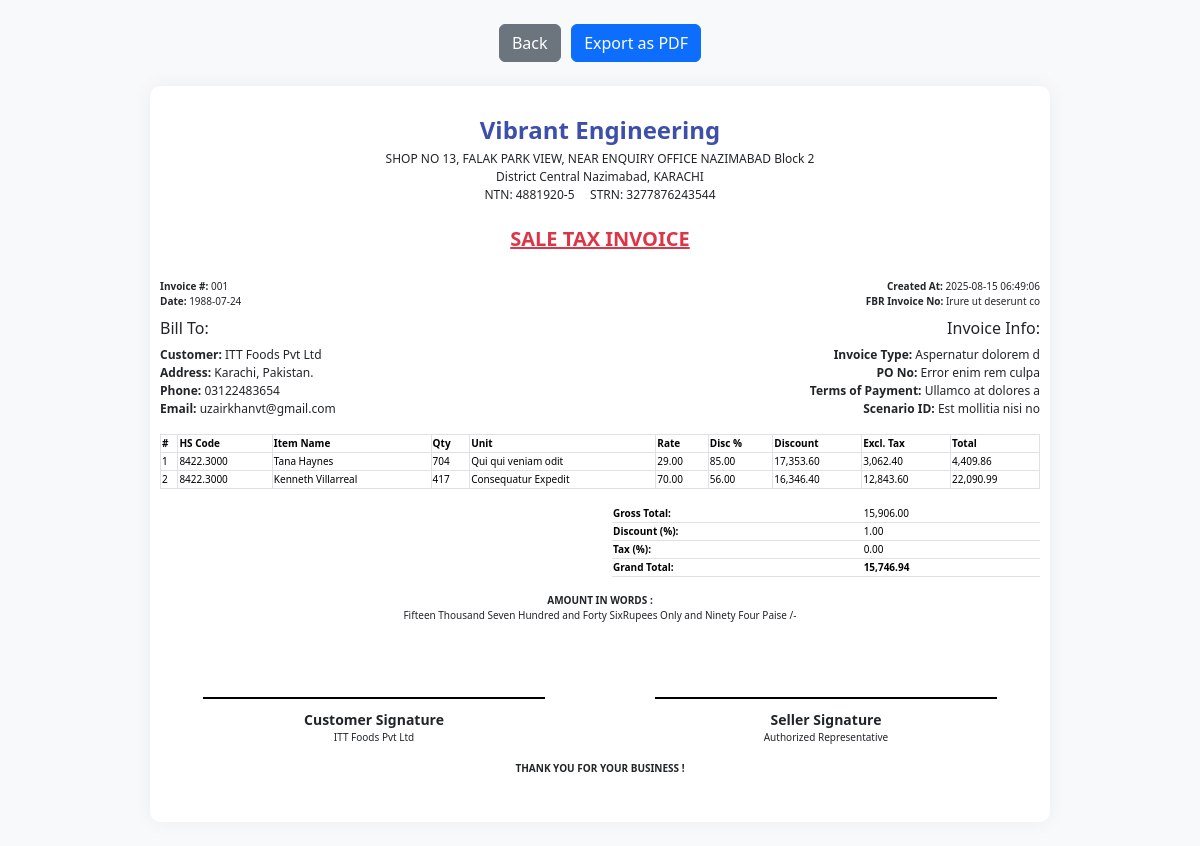
The page /view_invoice.php?id=58 on the database its author committed.
### tables this page shows
CREATE TABLE `invoices` (
  `id` int(11) NOT NULL,
  `serial_no` varchar(50) NOT NULL,
  `date` date NOT NULL,
  `invoice_type` varchar(100) DEFAULT NULL,
  `fbr_invoice_no` varchar(100) DEFAULT NULL,
  `po_no` varchar(100) DEFAULT NULL,
  `terms_of_payment` varchar(100) DEFAULT NULL,
  `scenario_id` varchar(100) DEFAULT NULL,
  `customer_id` int(11) NOT NULL,
  `discount` decimal(10,2) DEFAULT 0.00,
  `tax` decimal(10,2) DEFAULT 18.00,
  `gross_total` decimal(12,2) DEFAULT NULL,
  `grand_total` decimal(12,2) DEFAULT NULL,
  `created_at` timestamp NOT NULL DEFAULT current_timestamp()
);

CREATE TABLE `customers` (
  `id` int(11) NOT NULL,
  `code` varchar(50) NOT NULL,
  `name` varchar(255) NOT NULL,
  `cnic` varchar(20) NOT NULL,
  `email` varchar(255) NOT NULL,
  `phone` varchar(50) DEFAULT NULL,
  `address` text DEFAULT NULL,
  `city` varchar(100) DEFAULT NULL,
  `strn` varchar(50) DEFAULT NULL,
  `ntn` varchar(50) DEFAULT NULL,
  `created_at` timestamp NOT NULL DEFAULT current_timestamp()
);

CREATE TABLE `invoice_items` (
  `id` int(11) NOT NULL,
  `invoice_id` int(11) NOT NULL,
  `item_code` varchar(50) DEFAULT NULL,
  `hs_code` varchar(50) DEFAULT NULL,
  `item_name` varchar(255) DEFAULT NULL,
  `qty` int(11) DEFAULT NULL,
  `unit` varchar(50) DEFAULT NULL,
  `rate` decimal(12,2) DEFAULT NULL,
  `disc_perc` decimal(5,2) DEFAULT NULL,
  `discount` decimal(12,2) DEFAULT NULL,
  `excl_tax_amt` decimal(12,2) DEFAULT NULL,
  `tax_perc` decimal(5,2) DEFAULT NULL,
  `tax_amt` decimal(12,2) DEFAULT NULL,
  `amount` decimal(12,2) DEFAULT NULL
);

### view_invoice.php (the view, shortened to what this page needs)
<?php
require 'db.php';
$id = $_GET['id'] ?? null;
$id = (int) $id;
$stmt = $pdo->prepare("
  SELECT invoices.*, customers.name AS customer_name, customers.address AS customer_address,
         customers.email AS customer_email, customers.phone AS customer_phone, customers.city AS customer_city
  FROM invoices
  JOIN customers ON invoices.customer_id = customers.id
  WHERE invoices.id = ?
");
$stmt->execute([$id]);
$invoice = $stmt->fetch();
$itemStmt = $pdo->prepare("SELECT * FROM invoice_items WHERE invoice_id = ?");
$itemStmt->execute([$id]);
$items = $itemStmt->fetchAll();
function nf($number, $decimals = 2)
{
    return number_format((float)$number, $decimals);
}
function convertNumberToWords($number)
{
    $no = floor($number);
    $point = round($number - $no, 2) * 100;
    $digits_1 = strlen($no);
    $i = 0;
    $str = [];
    $words = array(
        '0' => '',
        '1' => 'One',
        '2' => 'Two',
        '3' => 'Three',
        '4' => 'Four',
        '5' => 'Five',
        '6' => 'Six',
        '7' => 'Seven',
        '8' => 'Eight',
        '9' => 'Nine',
        '10' => 'Ten',
        '11' => 'Eleven',
        '12' => 'Twelve',
        '13' => 'Thirteen',
        '14' => 'Fourteen',
        '15' => 'Fifteen',
        '16' => 'Sixteen',
        '17' => 'Seventeen',
        '18' => 'Eighteen',
        '19' => 'Nineteen',
        '20' => 'Twenty',
        '30' => 'Thirty',
        '40' => 'Forty',
        '50' => 'Fifty',
        '60' => 'Sixty',
        '70' => 'Seventy',
        '80' => 'Eighty',
        '90' => 'Ninety'
    );
    $digits = ['', 'Hundred', 'Thousand', 'Lakh', 'Crore'];
    while ($i < $digits_1) {
        $divider = ($i == 2) ? 10 : 100;
        $number = floor($no % $divider);
        $no = floor($no / $divider);
        $i += ($divider == 10) ? 1 : 2;
        if ($number) {
            $plural = (($counter = count($str)) && $number > 9) ? '' : null;
            $hundred = ($counter == 1 && $str[0]) ? ' and ' : null;
            $str[] = ($number < 21) ? $words[$number] .
                " " . $digits[count($str)] . $plural . " " . $hundred
                :
                $words[floor($number / 10) * 10]
                . " " . $words[$number % 10] . " "
                . $digits[count($str)] . $plural . " " . $hundred;
        } else $str[] = null;
    }
    $str = array_reverse($str);
    $result = implode('', $str);
    $points = ($point) ?
        "and " . $words[floor($point / 10) * 10] . " " . $words[$point % 10] . " Paise" : '';
    return ucfirst(trim($result)) . "Rupees Only " . $points . " /-";
}
$amountInWords = convertNumberToWords($invoice['grand_total']);
?>
<!DOCTYPE html>
<html lang="en">
<head>
    <link href="https://cdn.jsdelivr.net/npm/bootstrap@5.3.2/dist/css/bootstrap.min.css" rel="stylesheet">
</head>
<body>
    <div class="container py-4">
        <div class="mb-4 text-center no-print">
            <a href="index.php" class="btn btn-secondary me-2">Back</a>
            <button class="btn btn-primary" onclick="downloadPDF()">Export as PDF</button>
        </div>
        <div class="invoice-box" id="invoice-content">
            <div class="company-info">
                <h2>Vibrant Engineering</h2>
                <p>SHOP NO 13, FALAK PARK VIEW, NEAR ENQUIRY OFFICE NAZIMABAD Block 2</p>
                <p>District Central Nazimabad, KARACHI</p>
                <p>NTN: 4881920-5 &nbsp;&nbsp;&nbsp; STRN: 3277876243544</p>
            </div>
            <div class="invoice-title">SALE TAX INVOICE</div>
            <div class="d-flex justify-content-between invoice-header">
                <div>
                    <strong>Invoice #: </strong><?= htmlspecialchars($invoice['serial_no']) ?><br>
                    <strong>Date: </strong><?= htmlspecialchars($invoice['date']) ?>
                </div>
                <div class="text-end">
                    <strong>Created At:</strong> <?= htmlspecialchars($invoice['created_at']) ?><br>
                    <strong>FBR Invoice No:</strong> <?= htmlspecialchars($invoice['fbr_invoice_no'] ?? 'N/A') ?>
                </div>
            </div>
            <div class="row mb-3 invoice-details">
                <div class="col-md-7">
                    <h6>Bill To:</h6>
                    <p><strong>Customer:</strong> <?= htmlspecialchars($invoice['customer_name']) ?></p>
                    <p><strong>Address:</strong> <?= nl2br(htmlspecialchars($invoice['customer_address'])) ?></p>
                    <p><strong>Phone:</strong> <?= htmlspecialchars($invoice['customer_phone']) ?></p>
                    <p><strong>Email:</strong> <?= htmlspecialchars($invoice['customer_email']) ?></p>
                </div>
                <div class="col-md-5 text-end">
                    <h6>Invoice Info:</h6>
                    <p><strong>Invoice Type:</strong> <?= htmlspecialchars($invoice['invoice_type']) ?></p>
                    <p><strong>PO No:</strong> <?= htmlspecialchars($invoice['po_no'] ?? 'N/A') ?></p>
                    <p><strong>Terms of Payment:</strong> <?= htmlspecialchars($invoice['terms_of_payment'] ?? 'N/A') ?></p>
                    <p><strong>Scenario ID:</strong> <?= htmlspecialchars($invoice['scenario_id'] ?? 'N/A') ?></p>
                </div>
            </div>
            <div class="table-responsive">
                <table class="table table-bordered">
                    <thead>
                        <tr>
                            <th>#</th>
                            <th>HS Code</th>
                            <th>Item Name</th>
                            <th>Qty</th>
                            <th>Unit</th>
                            <th>Rate</th>
                            <th>Disc %</th>
                            <th>Discount</th>
                            <th>Excl. Tax</th>
                            <th>Total</th>
                        </tr>
                    </thead>
                    <tbody>
                        <?php foreach ($items as $i => $item): ?>
                            <tr>
                                <td><?= $i + 1 ?></td>
                                <td><?= htmlspecialchars($item['hs_code']) ?></td>
                                <td><?= htmlspecialchars($item['item_name']) ?></td>
                                <td><?= nf($item['qty'], 0) ?></td>
                                <td><?= htmlspecialchars($item['unit']) ?></td>
                                <td><?= nf($item['rate']) ?></td>
                                <td><?= nf($item['disc_perc']) ?></td>
                                <td><?= nf($item['discount']) ?></td>
                                <td><?= nf($item['excl_tax_amt']) ?></td>
                                <td><?= nf($item['amount']) ?></td>
                            </tr>
                        <?php endforeach; ?>
                    </tbody>
                </table>
            </div>
            <div class="row justify-content-end">
                <div class="col-md-6">
                    <table class="table">
                        <tr>
                            <th>Gross Total:</th>
                            <td><?= nf($invoice['gross_total']) ?></td>
                        </tr>
                        <tr>
                            <th>Discount (%):</th>
                            <td><?= nf($invoice['discount']) ?></td>
                        </tr>
                        <tr>
                            <th>Tax (%):</th>
                            <td><?= nf($invoice['tax']) ?></td>
                        </tr>
                        <tr class="fw-bold">
                            <th>Grand Total:</th>
                            <td><?= nf($invoice['grand_total']) ?></td>
                        </tr>
                    </table>
                </div>
            </div>
            <div class="row">
                <div class="col-md-12 text-center">
                    <strong>AMOUNT IN WORDS :</strong>
                    <p><?= $amountInWords ?></p>
                </div>
            </div>
            <div class="row">
                <div class="col-md-6 text-center">
                    <div class="signature-box"></div>
                    <div class="signature-label">Customer Signature</div>
                    <div><?= htmlspecialchars($invoice['customer_name']) ?></div>
                </div>
                <div class="col-md-6 text-center">
                    <div class="signature-box"></div>
                    <div class="signature-label">Seller Signature</div>
                    <div>Authorized Representative</div>
                </div>
            </div>
            <div class="row">
                <div class="col-md-12 mt-3 text-center">
                    <p><strong>THANK YOU FOR YOUR BUSINESS !</strong></p>
                </div>
            </div>
        </div>
    </div>
</body>
</html>

### view_invoice.php (style rules this page uses)
body { background-color: #f8f9fa; font-family: 'Segoe UI', Tahoma, Geneva, Verdana, sans-serif; font-size: 10px; }
.invoice-box { background: #fff; max-width: 900px; margin: auto; padding: 30px 10px; border-radius: 10px; box-shadow: 0 0 20px rgba(0, 0, 0, 0.05); }
.company-info { text-align: center; margin-bottom: 20px; }
.company-info h2 { font-size: 24px; font-weight: bold; margin-bottom: 5px; color: #3d4fab; }
.company-info p { margin: 0; font-size: 12px; }
.invoice-title { font-size: 20px; font-weight: bold; text-align: center; text-transform: uppercase; text-decoration: underline; margin-bottom: 25px; color: #dc3545; }
.invoice-header { margin-bottom: 10px; }
.invoice-details p { margin: 0; font-size: 12px; }
.table thead { background-color: #0d6efd; color: white; }
.table-bordered tbody tr:nth-child(odd) { background-color: #f2f2f2; }
.table-bordered tbody tr:nth-child(even) { background-color: #ffffff; }
.table-bordered th, .table-bordered td { border: 1px solid #dee2e6; }
.table tbody td { vertical-align: middle; }
.table td, .table th { font-size: 10px; }
.fw-bold { background-color: #ffc107 !important; }
.signature-box { border-bottom: 2px solid #000; height: 60px; width: 80%; margin: 0 auto; }
.signature-label { margin-top: 10px; font-weight: bold; font-size: 14px; }
.table>:not(caption)>*>* { padding: 1px; }
table, tr, td, th { page-break-inside: avoid !important; }

### rows shown on the page
invoices: serial_no "001", date "1988-07-24", created_at "2025-08-15 06:49:06", fbr_invoice_no "Irure ut deserunt co", customer.name "ITT Foods Pvt Ltd", customer.address "Karachi, Pakistan.", customer.phone "03122483654", customer.email "uzairkhanvt@gmail.com", invoice_type "Aspernatur dolorem d", po_no "Error enim rem culpa", terms_of_payment "Ullamco at dolores a", scenario "Est mollitia nisi no", gross_total "15,906.00", discount "1.00", tax "0.00", grand_total "15,746.94", grand_total "Fifteen Thousand Seven Hundred and Forty SixRupees Only and Ninety Four Paise /-"
invoice_items: hs_code "8422.3000", item_name "Tana Haynes", qty "704", unit "Qui qui veniam odit", rate "29.00", disc_perc "85.00", discount "17,353.60", excl_tax_amt "3,062.40", amount "4,409.86"
invoice_items: hs_code "8422.3000", item_name "Kenneth Villarreal", qty "417", unit "Consequatur Expedit", rate "70.00", disc_perc "56.00", discount "16,346.40", excl_tax_amt "12,843.60", amount "22,090.99"
